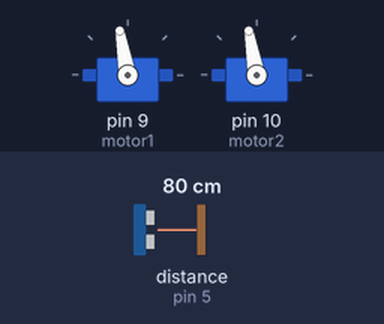
Simulated run of this sketch. Board: Arduino Uno, built with avr-gcc and run on an emulated ATmega328P. Shown: 2 × servo. Wiring (inferred from the names in the program): ultrasonic range finder: trigger pin 6; echo pin 5. The test bench sets the inputs (shaded band); at power-on: distance to the obstacle (sensor on pin 5) 80 cm. The echo pulse lasts 58.3 µs per cm.

Above: at 0.24 s.
Timing chart, 0 to 2.0 s (numbered marks = the images above):
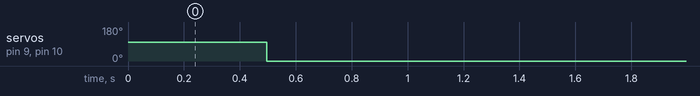

Measured:
- by itself, servo on pin 9 (motor1), servo on pin 10 (motor2): 100° → 0° at 0.50 s

The sketch:

lab3.ino
```cpp
// (licence header left out)
/*****************************************************************************
   Header Files included
 *****************************************************************************/
#include <Arduino_FreeRTOS.h>
#include <Servo.h>
/******************************************************************************
   PROJECT :  Flacon pompe intelligent de savon
   Function : Main
 ******************************************************************************
 *                                                                            *
    Written by  :  Yassine Oukassou                     Date : 23/04/2020
 *                                                                            *
    Email : yassine.oukassou@usmba.ac.ma
 ******************************************************************************
   MODIFICATION LOG:
 ******************************************************************************
   Modified by :                                           Date :
   Comments :
 ******************************************************************************/
Servo motor1;
Servo motor2;
int trig = 6;
int echo = 5;
float distance;
float val;

void setup() {
xTaskCreate(ultrason,NULL,configMINIMAL_STACK_SIZE,NULL,1,NULL);
xTaskCreate(servo,NULL,configMINIMAL_STACK_SIZE,NULL,1,NULL);

vTaskStartScheduler();
}
void loop() {}

void ultrason(void)
{
  pinMode(trig, OUTPUT);
  pinMode(echo, INPUT);
while(1)
{
  digitalWrite(trig, HIGH);
  vTaskDelay(10/ portTICK_PERIOD_MS);
  digitalWrite(trig, LOW);

  val = pulseIn(echo, HIGH);
  distance = val / 29.1 / 2;
  vTaskDelay(1);
  }
  }
void servo(void){
  motor1.attach(9);
  motor2.attach(10);
  while(1)
{
    if(distance<=10)
  {
    motor1.write(100);
    motor2.write(100);
    vTaskDelay(500/ portTICK_PERIOD_MS);
  }
 if(distance>10)
  {
    motor1.write(0);
    motor2.write(0);
   vTaskDelay(50/ portTICK_PERIOD_MS);
  }
}
}
```
